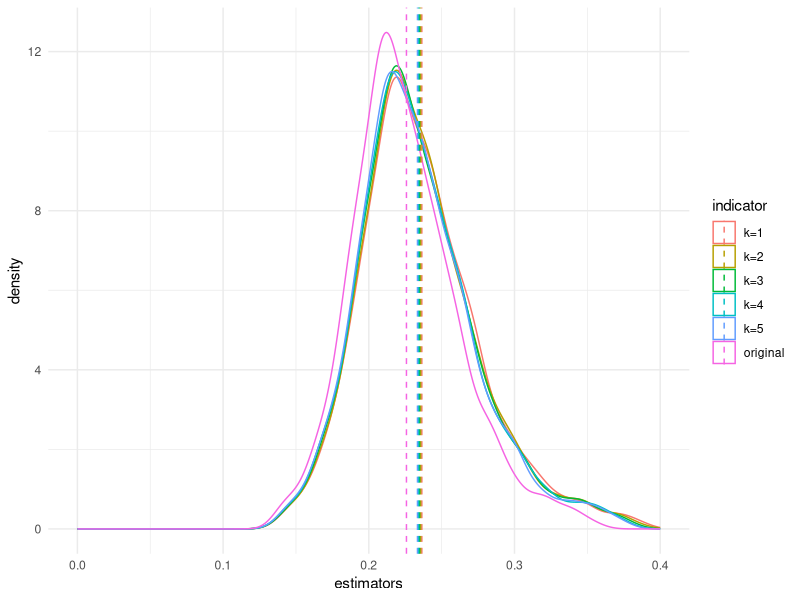

Source code (R):
###############################################################
# Monte Carlo Simulation of Method-of-Moments Estimators
# for Asset Correlation in a One-Factor Credit Risk Model
#
# This script simulates credit defaults under a one-factor
# Gaussian latent variable model and estimates the asset
# correlation parameter using:
#   1. The original Method-of-Moments (MoM) estimator
#   2. Several bias-adjusted MoM estimators
#
# Key model inputs are defined at the top of the script so they
# can be changed easily:
#   - Unconditional default probability (pd)
#   - Asset correlation loading (w)
#   - Number of time periods (t)
#   - Number of obligors (n)
#   - Number of simulation runs (n_sim)
#
# For each simulated dataset, the script:
#   1. Simulates latent asset returns
#   2. Determines defaults using a threshold implied by pd
#   3. Computes period-specific default rates
#   4. Estimates the correlation parameter
#   5. Computes adjusted estimators
#   6. Summarizes and plots their distributions
###############################################################

############################
# Model Parameters
############################
pd <- 0.002              # Unconditional default probability
w <- 0.20                # Asset correlation loading
t <- 20                  # Number of time periods
n <- 2000               # Number of obligors
n_sim <- 1000            # Number of Monte Carlo simulation runs

# Default threshold implied by the unconditional default probability
gamma_true <- qnorm(pd)

############################
# Required Packages
############################
library(mvtnorm)
library(ggplot2)
library(plyr)

############################
# Functions for MoM Estimation
############################

# Equation used to recover rho from the bivariate normal model.
# This is solved numerically by uniroot().
binorm <- function(rho) {
  p <- E_Z
  sigma <- matrix(c(1, rho, rho, 1), nrow = 2)
  return(pmvnorm(lower = -Inf, upper = c(a, a), mean = c(0, 0), sigma) - p)
}

# First derivative of the bivariate normal CDF with respect to rho.
# This enters the bias-adjustment formula.
phi_prime <- function(s, t_val, rho) {
  y <- (1 / ((2 * pi) * sqrt(1 - rho^2))) *
    exp(-(s^2 / 2 - rho * s * t_val + t_val^2 / 2) / (1 - rho^2))
  return(y)
}

# Second derivative of the bivariate normal CDF with respect to rho.
# This is also needed for the bias-adjustment formula.
phi_prime_prime <- function(s, t_val, rho) {
  y <- ((s * t_val + rho * (1 - s^2 - t_val^2) + s * t_val * rho^2 - rho^3) /
          (2 * pi * (1 - rho^2)^(5 / 2))) *
    exp(-(s^2 / 2 - rho * s * t_val + t_val^2 / 2) / (1 - rho^2))
  return(y)
}

# Compute several bias-adjusted estimators of rho using
# autocovariances up to lag 5.
adjusted_rho <- function(rho, g_prime, g_prime_prime,
                         alpha_0, alpha_1, alpha_2,
                         alpha_3, alpha_4, alpha_5, t) {
  
  adj_rho <- c()
  
  adj_rho[1] <- rho + (g_prime_prime / (2 * t * (g_prime)^3)) * alpha_0 +
    (g_prime_prime / (t * (g_prime)^3) * (1 - 1 / t) * alpha_1)
  
  adj_rho[2] <- rho + g_prime_prime / (t * (g_prime)^3) *
    (alpha_0 / 2 + (1 - 1 / t) * alpha_1 + (1 - 2 / t) * alpha_2)
  
  adj_rho[3] <- rho + g_prime_prime / (t * (g_prime)^3) *
    (alpha_0 / 2 + (1 - 1 / t) * alpha_1 + (1 - 2 / t) * alpha_2 +
       (1 - 3 / t) * alpha_3)
  
  adj_rho[4] <- rho + g_prime_prime / (t * (g_prime)^3) *
    (alpha_0 / 2 + (1 - 1 / t) * alpha_1 + (1 - 2 / t) * alpha_2 +
       (1 - 3 / t) * alpha_3 + (1 - 4 / t) * alpha_4)
  
  adj_rho[5] <- rho + g_prime_prime / (t * (g_prime)^3) *
    (alpha_0 / 2 + (1 - 1 / t) * alpha_1 + (1 - 2 / t) * alpha_2 +
       (1 - 3 / t) * alpha_3 + (1 - 4 / t) * alpha_4 +
       (1 - 5 / t) * alpha_5)
  
  return(adj_rho)
}

############################
# Storage Objects
############################

# Matrix of latent returns: rows = obligors, columns = time periods
y_a <- matrix(, nrow = n, ncol = t)

# Matrix of default indicators:
# 1 = default, 0 = no default
default_a <- matrix(, nrow = n, ncol = t)

# Number of defaults in each time period
default_time_a <- numeric(t)

# Default rate in each time period
p_default_a <- numeric(t)

# Storage for estimators:
# Column 1 = original MoM estimator
# Columns 2 to 6 = adjusted estimators for k = 1, ..., 5
result_MoM <- matrix(, nrow = n_sim, ncol = 6)

############################
# Monte Carlo Simulation
############################

times <- 1

while (times < (n_sim + 1)) {
  
  # Uncomment for reproducible results
  # set.seed(times)
  
  ############################
  # Step 1: Simulate systematic factor
  ############################
  # One common risk factor for each time period
  x <- rnorm(t)
  
  ############################
  # Step 2: Simulate latent returns
  ############################
  # For each obligor:
  #   y_it = w * x_t + sqrt(1 - w^2) * epsilon_it
  # where x_t is the systematic factor and epsilon_it is
  # the idiosyncratic risk term.
  for (i in 1:n) {
    epsilon <- rnorm(t)
    y <- x * w + epsilon * sqrt(1 - w^2)
    y_a[i, ] <- y
  }
  
  ############################
  # Step 3: Determine defaults
  ############################
  # A default occurs if the latent return falls below
  # the threshold implied by the unconditional PD.
  for (i in 1:nrow(y_a)) {
    for (j in 1:ncol(y_a)) {
      if (y_a[i, j] < gamma_true) {
        default_a[i, j] <- 1
      } else {
        default_a[i, j] <- 0
      }
    }
  }
  
  ############################
  # Step 4: Aggregate defaults by time period
  ############################
  for (i in 1:ncol(default_a)) {
    default_time_a[i] <- sum(default_a[, i])
    p_default_a[i] <- mean(default_a[, i])
  }
  
  ############################
  # Step 5: Construct MoM estimator
  ############################
  
  # Auxiliary vector of ones, used for averaging
  aux <- rep(1, t)
  
  # Z_t = p_t^2, where p_t is the observed default rate
  Z <- p_default_a * p_default_a
  
  # Sample mean of Z_t
  E_Z <- mean(Z)
  
  # Threshold implied by the average default rate
  a <- qnorm(crossprod(p_default_a, aux) / t)
  
  ############################
  # Step 6: Compute variance and autocovariances of Z_t
  ############################
  
  # Variance (lag 0 covariance)
  var_1 <- var(Z)
  
  # Sample autocovariances up to lag 5
  cov_1 <- sum((Z[1:(t - 1)] - E_Z) * (Z[2:t] - E_Z)) / t
  cov_2 <- sum((Z[1:(t - 2)] - E_Z) * (Z[3:t] - E_Z)) / t
  cov_3 <- sum((Z[1:(t - 3)] - E_Z) * (Z[4:t] - E_Z)) / t
  cov_4 <- sum((Z[1:(t - 4)] - E_Z) * (Z[5:t] - E_Z)) / t
  cov_5 <- sum((Z[1:(t - 5)] - E_Z) * (Z[6:t] - E_Z)) / t
  
  ############################
  # Step 7: Estimate rho and convert to w
  ############################
  
  # Recover rho from the bivariate normal equation
  hat_rho <- uniroot(binorm, c(-1, 1))$root
  
  # Since rho = w^2 in this setup, recover w as sqrt(rho)
  hat_w <- sqrt(hat_rho)
  
  ############################
  # Step 8: Compute adjusted estimators
  ############################
  
  ad_rho <- adjusted_rho(
    hat_rho,
    phi_prime(a, a, hat_rho),
    phi_prime_prime(a, a, hat_rho),
    var_1, cov_1, cov_2, cov_3, cov_4, cov_5, t
  )
  
  # Convert adjusted rho values into adjusted w values
  ad_w <- sqrt(ad_rho)
  
  ############################
  # Step 9: Store results
  ############################
  result_MoM[times, ] <- c(hat_w, ad_w)
  
  times <- times + 1
}

############################
# Summary Statistics
############################

# Mean of each estimator across simulations
mean3 <- c(mean(result_MoM[, 1]), mean(result_MoM[, 2]), mean(result_MoM[, 3]),
           mean(result_MoM[, 4]), mean(result_MoM[, 5]), mean(result_MoM[, 6]))

# Standard deviation of each estimator across simulations
sd3 <- c(sd(result_MoM[, 1]), sd(result_MoM[, 2]), sd(result_MoM[, 3]),
         sd(result_MoM[, 4]), sd(result_MoM[, 5]), sd(result_MoM[, 6]))

############################
# Prepare Data for Plotting
############################

simu0 <- as.data.frame(cbind(result_MoM[, 1], rep("original", n_sim)))
simu1 <- as.data.frame(cbind(result_MoM[, 2], rep("k=1", n_sim)))
simu2 <- as.data.frame(cbind(result_MoM[, 3], rep("k=2", n_sim)))
simu3 <- as.data.frame(cbind(result_MoM[, 4], rep("k=3", n_sim)))
simu4 <- as.data.frame(cbind(result_MoM[, 5], rep("k=4", n_sim)))
simu5 <- as.data.frame(cbind(result_MoM[, 6], rep("k=5", n_sim)))

simu <- rbind(simu0, simu1, simu2, simu3, simu4, simu5)
colnames(simu) <- c("estimators", "indicators")

# Convert to appropriate types
simu$estimators <- as.numeric(simu$estimators)
simu$indicator <- factor(simu$indicators)

############################
# Plot Density of Estimators
############################

# Mean of each estimator group, used for dashed vertical lines
mu <- ddply(simu, "indicator", summarise, grp.mean = mean(estimators))

p <- ggplot(simu, aes(x = estimators, color = indicator)) +
  geom_density() +
  xlim(0, 0.4) +
  geom_vline(data = mu,
             aes(xintercept = grp.mean, color = indicator),
             linetype = "dashed")

p + theme_minimal()
